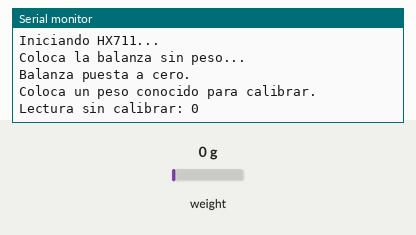
This sketch was run on a simulated ESP8266 (NodeMCU). On the bench: the last lines printed to the serial monitor. Inputs (shaded band) come from the test bench; at power-on: weight on the scale 0 g.

Above: at 6.2 s.
6.3 s: weight on the scale set to 100 g
At 8.5 s:
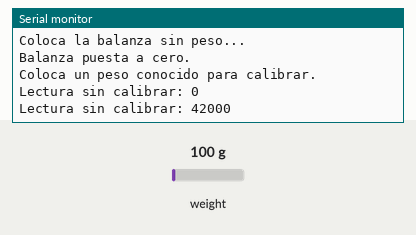
8.8 s: weight on the scale set to 1250 g
At 11.2 s:
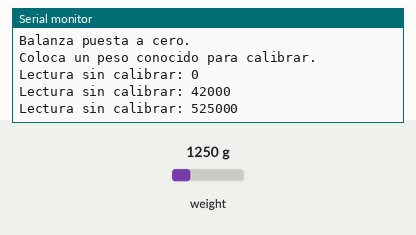
Timing chart, 0 to 12.7 s (numbered marks = the images above; inputs shaded):
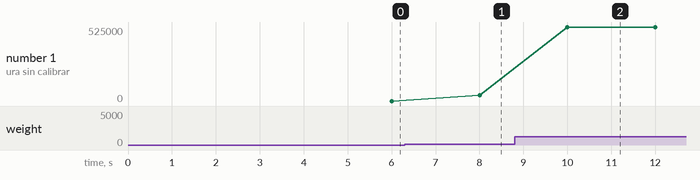

The sketch:

calibracion.ino
```cpp
#include "HX711.h"

// Pines
#define DOUT D5
#define CLK  D6

HX711 balanza;

void setup() {
  Serial.begin(115200);
  Serial.println("Iniciando HX711...");

  balanza.begin(DOUT, CLK);

  // Esperar un poco para estabilizar
  delay(1000);

  if (!balanza.is_ready()) {
    Serial.println("HX711 no está listo. Verifica conexiones.");
    while (1);
  }

  Serial.println("Coloca la balanza sin peso...");
  delay(3000);

  balanza.set_scale();    // sin factor de calibración aún
  balanza.tare();         // poner a cero la balanza
  Serial.println("Balanza puesta a cero.");
  Serial.println("Coloca un peso conocido para calibrar.");
}

void loop() {
  if (balanza.is_ready()) {
    long lectura = balanza.read_average(10);  // promedio de 10 lecturas
    Serial.print("Lectura sin calibrar: ");
    Serial.println(lectura);
  } else {
    Serial.println("HX711 no listo.");
  }

  delay(1000);
}
```

Measured:
- after the input at 6.3 s, the serial monitor: prints a new line after 1.7 s (image 1)
- after the input at 8.8 s, the serial monitor: prints a new line after 1.2 s (image 2)
- plotted number 1: 0 → 42000 after the input at 6.3 s, 42000 → 525000 after the input at 8.8 s
